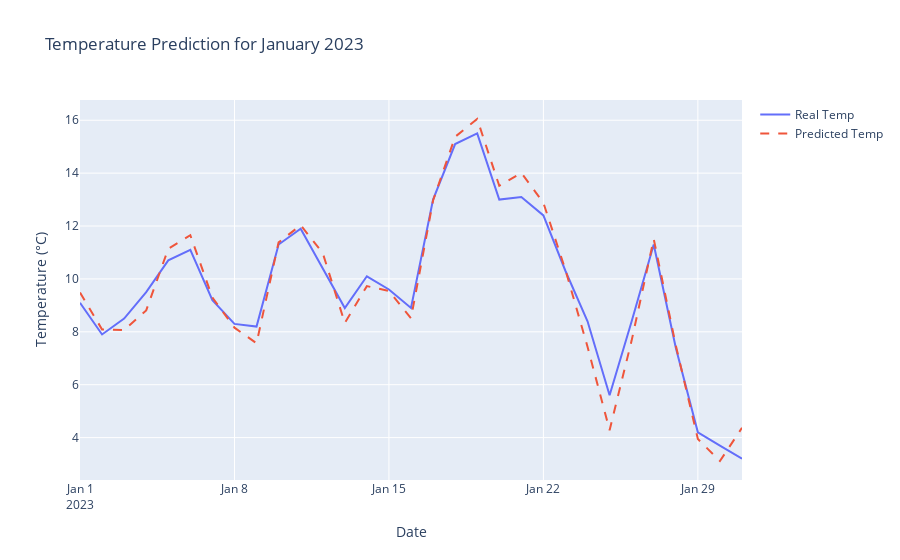

Notebook code for this chart:
### Code cell
X_test_reshaped = X_test.reshape(X_test.shape[0], X_test.shape[1], 1)

predictions = model.predict(X_test_reshaped)

predicted_temperatures = pd.DataFrame(predictions, index=test_data.index, columns=["Predicted Temperature"])

import plotly.graph_objects as go

figure = go.Figure([
    go.Scatter(x=test_data.index, y=test_data["tavg"], mode='lines', name='Real Temp'),
    go.Scatter(x=predicted_temperatures.index, y=predicted_temperatures["Predicted Temperature"], mode='lines', name='Predicted Temp', line=dict(dash='dash'))
])

figure.update_layout(title="Temperature Prediction for January 2023",
                     xaxis_title="Date",
                     yaxis_title="Temperature (°C)",
                     xaxis_rangeslider_visible=False)

figure.show()
